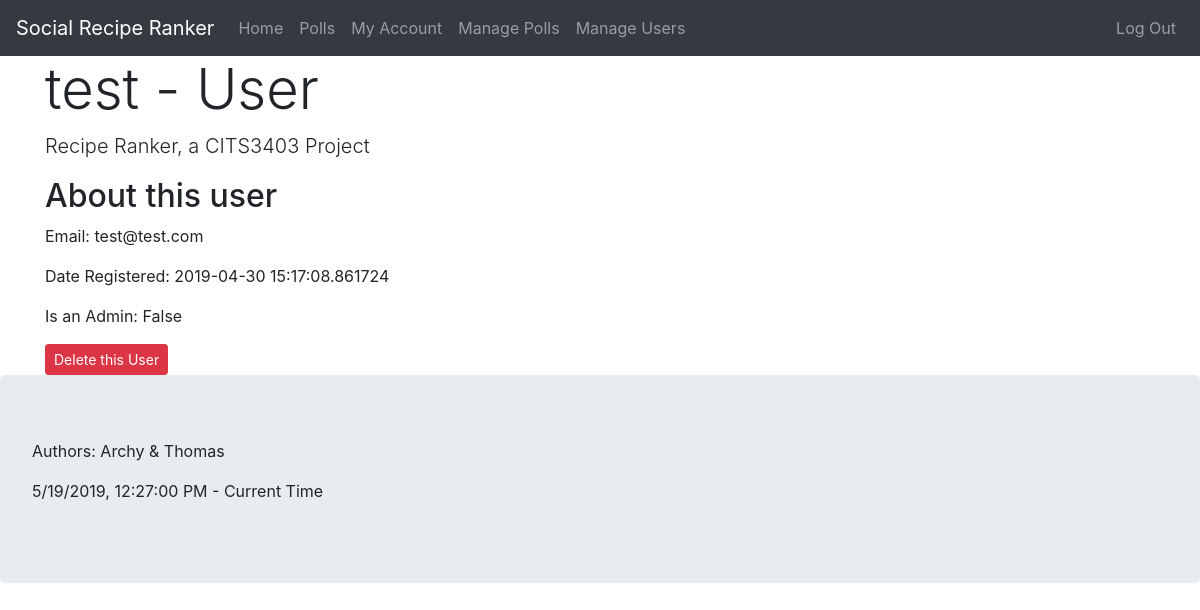
Screenshot of /user/1 (signed in) with the database file from the repository.
### app/models.py (models this page shows, shortened)
class User(UserMixin, db.Model):
    id = db.Column(db.Integer, primary_key=True)  # not null and unique by default
    username = db.Column(db.String(64), nullable=False, unique=True, index=True)
    email = db.Column(db.String(128), nullable=False, unique=True, index=True)
    password_hash = db.Column(db.String(128), nullable=False)
    date_registered = db.Column(db.DateTime, nullable=False, index=True, default=datetime.utcnow)
    is_admin = db.Column(db.Boolean, nullable=False, default=False)
    polls = db.relationship("Poll", backref='creator', lazy='dynamic')  # dynamic so we can filter the queries later
    recipes = db.relationship("Recipe", backref='contributor', lazy='dynamic')
    votes = db.relationship("Vote", backref='user', lazy='dynamic')

### app/routes.py (the view)
@app.route('/user/<int:user_id>')
@login_required
def user(user_id):
    if current_user.is_admin and current_user.id != user_id:
        user = User.query.get_or_404(user_id)
        return render_template('user.html', title=user.username + ' - User', user=user, polls=Poll, recipes=Recipe)
    elif current_user.id == user_id:
        return render_template('user.html', title='My Account', description='Welcome ' + current_user.username, user=current_user, polls=Poll, recipes=Recipe, votes=Vote)
    else:
        abort(403)

### app/models.py (called while the page is built)
@login_manager.user_loader
def load_user(id):
    return User.query.get(int(id))

### app/templates/user.html (shortened to what this page needs)
{% extends "base.html" %}
{% block content %}
<div class="row">
    {% if current_user.id == user.id %}
    <section class="col">
        <header>
            <h2>About your account</h2>
        </header>
        <p>Email: {{ user.email }}</p>
        <p>Date Registered: {{ user.date_registered }}</p>
        <p>Is an Admin: {{ user.is_admin }}</p>
        <a class="btn btn-secondary btn-sm" href="{{ url_for('update_user', user_id=user.id) }}">Update your Account
            Details</a>
        <button type="button" class="btn btn-danger btn-sm" data-toggle="modal" data-target="#deleteAccountModal">Delete
            your Account</button>
    </section>
    {% else %}
    <section class="col">
        <header>
            <h2>About this user</h2>
        </header>
        <p>Email: {{ user.email }}</p>
        <p>Date Registered: {{ user.date_registered }}</p>
        <p>Is an Admin: {{ user.is_admin }}</p>
        <button type="button" class="btn btn-danger btn-sm" data-toggle="modal" data-target="#deleteUserModal">Delete
            this User</button>
    </section>
    {% endif %}
</div>
{% endblock %}

### rows the page displays
User: email "test@test.com", date_registered "2019-04-30 15:17:08.861724", is_admin "False"

### other values shown
{{ title }} "test - User"
